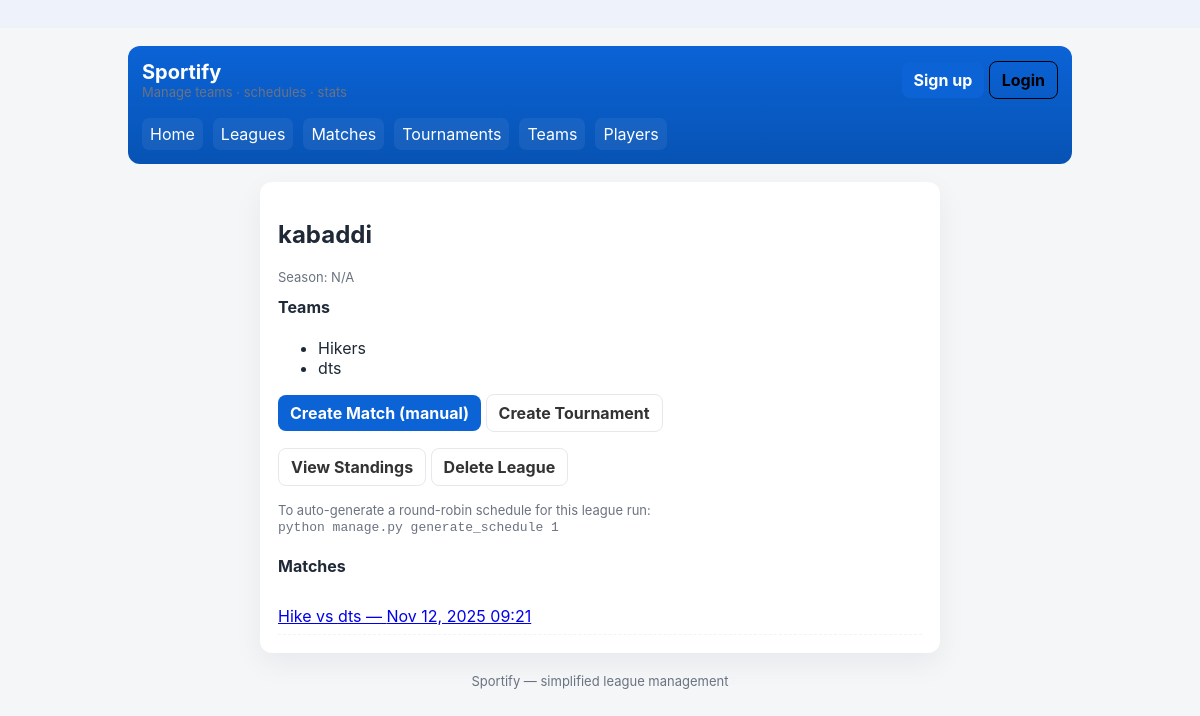
Page /leagues/1/ on the committed database.
### leagues/models.py (models this page shows, shortened)
class League(models.Model):
    name = models.CharField(max_length=200)
    description = models.TextField(blank=True)
    teams = models.ManyToManyField(Team, blank=True, related_name='leagues')
    created_at = models.DateTimeField(auto_now_add=True)

### accounts/models.py (models this page shows, shortened)
class Team(models.Model):
    name = models.CharField(max_length=200)
    short_name = models.CharField(max_length=20, blank=True)
    logo = models.ImageField(upload_to='teams/', null=True, blank=True)
    created_at = models.DateTimeField(auto_now_add=True)
    players = models.ManyToManyField(Player, blank=True, related_name='teams')

### matches/models.py (models this page shows, shortened)
class Match(models.Model):
    league = models.ForeignKey(League, on_delete=models.CASCADE, related_name='matches')
    date = models.DateTimeField(null=True, blank=True)
    home = models.ForeignKey(Team, related_name='home_matches', on_delete=models.CASCADE)
    away = models.ForeignKey(Team, related_name='away_matches', on_delete=models.CASCADE)
    home_score = models.PositiveIntegerField(null=True, blank=True, default=0)
    away_score = models.PositiveIntegerField(null=True, blank=True, default=0)
    played = models.BooleanField(default=False)
    class Meta:
        unique_together = ('home', 'away', 'date')

### leagues/views.py (the view)
# urls.py: path('<int:pk>/', views.league_detail, name='league_detail'),
def league_detail(request, pk):
    league = get_object_or_404(League, pk=pk)
    teams = league.teams.all()
    try:
        from matches.models import Match
        matches = Match.objects.filter(league=league).order_by('date')
    except Exception:
        matches = []
    return render(request, 'leagues/league_detail.html', {
        'league': league,
        'teams': teams,
        'matches': matches,
    })

### templates/leagues/league_detail.html
{% extends 'base.html' %}
{% block content %}
<div class="small-card">
  <h2>{{ league.name }}</h2>
  <div class="muted">Season: {{ league.season|default:"N/A" }}</div>
  <h4 style="margin-top:12px">Teams</h4>
  <ul>
    {% for team in teams %}
      <li>{{ team.name }}</li>
    {% empty %}
      <li>No teams.</li>
    {% endfor %}
  </ul>
  <p style="margin-top:12px">
    <a class="btn" href="{% url 'matches:create_match' %}?league={{ league.pk }}">Create Match (manual)</a>
    <a class="btn ghost" href="{% url 'tournaments:create_tournament' %}?league={{ league.pk }}">Create Tournament</a>
  </p>
  <p style="margin-top:12px">
    <a class="btn ghost" href="{% url 'leagues:standings' league.pk %}">View Standings</a>
    <a class="btn ghost" href="{% url 'leagues:league_delete' league.pk %}">Delete League</a>
  </p>
  <p style="margin-top:10px" class="small muted">
    To auto-generate a round-robin schedule for this league run:
    <br><code>python manage.py generate_schedule {{ league.pk }}</code>
  </p>
  <div style="margin-top:16px">
    <h4>Matches</h4>
    {% if matches %}
      <ul class="list">
        {% for m in matches %}
          <li>
            <a href="{% url 'matches:match_detail' m.pk %}">
              {{ m.home.short_name }} vs {{ m.away.short_name }} — {{ m.date|date:"M j, Y H:i" }}
            </a>
          </li>
        {% endfor %}
      </ul>
    {% else %}
      <div class="muted">No matches scheduled for this league.</div>
    {% endif %}
  </div>
</div>
{% endblock %}

### templates/base.html (style rules this page uses)
:root { --bg:#f6f8fb; --card:#ffffff; --muted:#6b7280; --accent:#0d6efd; --accent-2:#0b5ed7; --radius:12px; --shadow: 0 6px 18px rgba(15,23,42,0.08); --shadow-sm: 0 2px 8px rgba(15,23,42,0.06); --max-width:1100px; --glass: rgba(255,255,255,0.65); font-family: Inter, ui-sans-serif, system-ui, -apple-system, "Segoe UI", Roboto, "Helvetica Neue", Arial; }
html,body { height:100%;margin:0;background:linear-gradient(180deg,#eef3fb 0%,var(--bg) 100%);color:#0f172a; }
.btn { display:inline-flex;align-items:center;gap:8px;padding:10px 16px;border-radius:10px;border:0;cursor:pointer;font-weight:700;text-decoration:none; }
.muted { color:var(--muted) }
:root { --bg:#f4f6f8; --surface:#ffffff; --accent:#0b63d6; --muted:#6b7280; --radius:10px; --max:980px; }
* { box-sizing:border-box }
body { margin:0;font-family:Inter, system-ui, -apple-system, "Segoe UI", Roboto, Arial; background:var(--bg); color:#1f2937 }
.btn { display:inline-block;padding:8px 12px;border-radius:8px;text-decoration:none;background:var(--accent);color:#fff;border:0;cursor:pointer }
.btn.ghost { background:transparent;color:#333;border:1px solid #e6e8eb }
.list { list-style:none;padding-left:0;margin:0 }
.list li { padding:8px 0;border-bottom:1px dashed #f1f3f5 }
.small { font-size:13px;color:var(--muted) }
.small-card { max-width:680px;margin:18px auto;padding:18px;border-radius:12px;background:var(--surface);box-shadow:0 10px 30px rgba(20,25,30,0.06) }
.muted { color:var(--muted);font-size:13px }

### rows in the picture
League: name "kabaddi", pk "1"
Team: name "Hikers"
Team: name "dts"
Match: home.short_name "Hike", away.short_name "dts", date "Nov 12, 2025 09:21"

### other values in the picture
{{ league.season|default:"N/A" }} "N/A"
